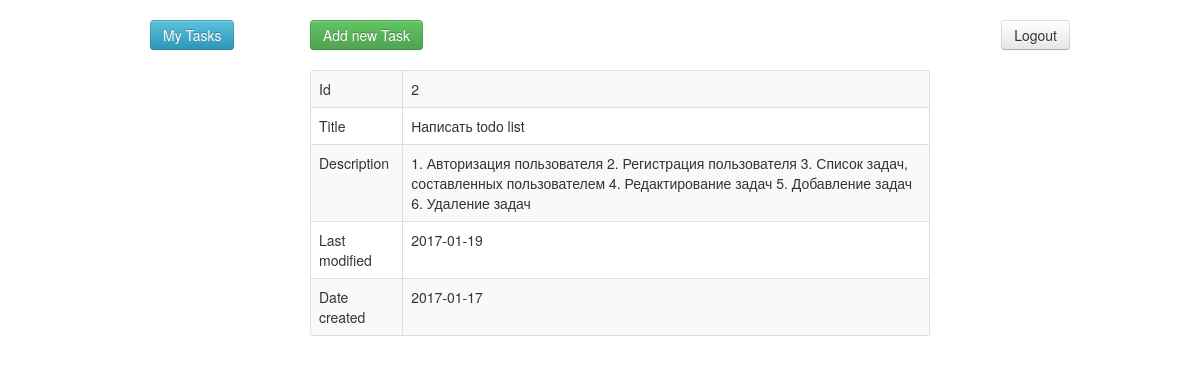
/index.php?controller=main&action=detailed&id=2 (signed in), run on the app's committed database.
### tables this page shows
CREATE TABLE IF NOT EXISTS `tasks` (
  `id` int(11) NOT NULL AUTO_INCREMENT,
  `id_user` int(11) NOT NULL,
  `title` varchar(255) NOT NULL,
  `description` text NOT NULL,
  `date_create` date NOT NULL,
  `last_modify` date NOT NULL,
  PRIMARY KEY (`id`)
);

### app/core/BaseViews.php (called while the page is built, shortened)
<?php
class BaseViewes{
    public function render($template,$page,$data)
    {
        include "app/views/".$template;
    }
}

### app/bootstrap.php (called while the page is built, shortened)
<?php
require_once "core/BaseControllers.php";
require_once "core/BaseViews.php";
require_once "core/Db.php";
$obj=new $currentController();
$action=Check::Model_Check($obj);
$currentAction="action_".$action;
$obj->$currentAction();

### index.php (called while the page is built, shortened)
<?php
include Q_PATH . '/app/bootstrap.php';

### app/core/Db.php (called while the page is built, shortened)
<?php
 class Db {
 public function getTaskById($task_id)
 {
     $query="SELECT * FROM `users` WHERE `login`='".$_SESSION["login"]."'";
     $rows=array();
     $result=mysql_query($query);
     while($row = mysql_fetch_assoc($result)) {
         $rows[] = array("id"=>$row['id'],"login"=>$row['login']);
     }
     $user_id=$rows[0]['id'];
     $query="SELECT * FROM `tasks` WHERE   `id_user`='".$user_id."'  AND   `id`='".$task_id."'";
     $rows=array();
     $result=mysql_query($query);
     while($row = mysql_fetch_assoc($result)) {
         $rows[] = array("id"=>$row['id'],"title"=>$row['title'],"description"=>$row['description'],"id_user"=>$row['id_user'],"date_create"=>$row['date_create'],"last_modify"=>$row['last_modify']);
     }
     return $rows;
 }
}
?>

### app/models/main.php (called while the page is built, shortened)
<?php
class Model_Main extends BaseModels{
    public function getTaskById($task_id)
    {
        return Db::getInstance()->getTaskById($task_id);
    }
}

### app/views/detailed.php (the view, shortened to what this page needs)
<div class="cols-6">
    <?php
    echo "<a href='' class='btn btn-success'> Add new Task</a><br><br>";
    if ($data['user'] == true) {
    ?>
    <div class="panel panel-default">
        <table class="table table-striped table-bordered">
            <tr>
                <td>Id</td>
                <td>         <?php echo $data['task'][0]['id'] ?></td>
            </tr>
            <tr>
                <td>Title</td>
                <td> <?php echo $data['task'][0]['title'] ?></td>
            </tr>
            <tr>
                <td>Description</td>
                <td>  <?php echo $data['task'][0]['description'] ?></td>
            </tr>
            <tr>
                <td>Last modified</td>
                <td>      <?php echo $data['task'][0]['last_modify'] ?></td>
            </tr>
            <tr>
                <td>Date created</td>
                <td>        <?php echo $data['task'][0]['date_create'] ?></td>
            </tr>
        </table>
    </div>
</div>
<?php
} else {
    header("Location: 'http://'" . $_SERVER['SERVER_NAME'] . "/index.php?controller=user&action=login");
    exit;
}
?>
</div>

### data on the page
tasks: id "2", title "Написать todo list", description "1. Авторизация пользователя 2. Регистрация пользователя 3. Список задач, составленных пользователем 4. Редактирование задач 5. Добавление задач 6. Удаление задач", last_modify "2017-01-19", date_create "2017-01-17"
